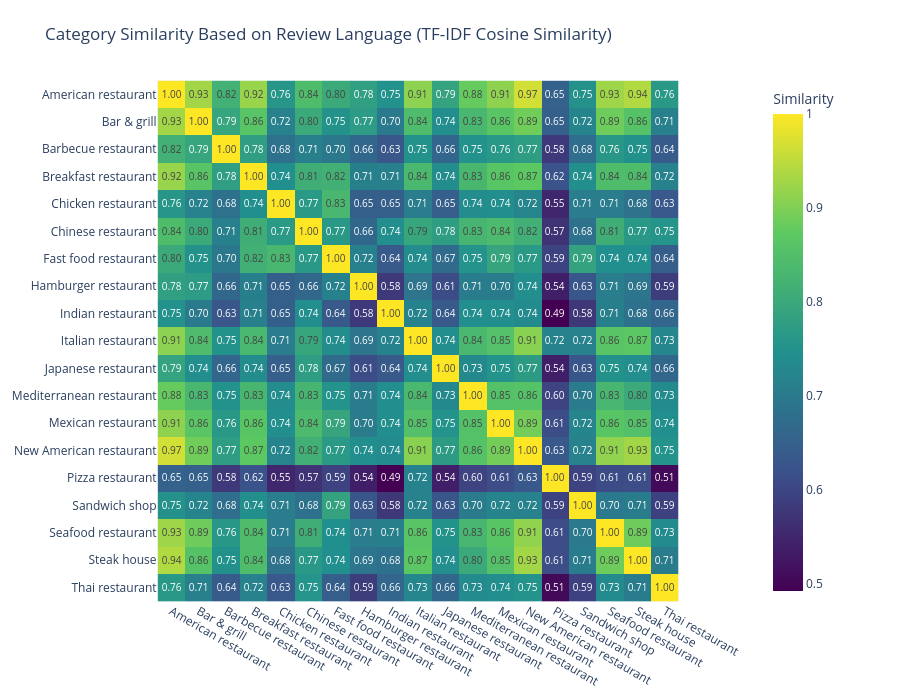

The notebook cell saved with this chart:
### Code cell
category_reviews_cleaned1 = dataset.groupby("categoryName")["without_stopwords_cleaned_review_body"].apply(lambda x: " ".join(x)).reset_index()
tfidf_matrix1 = vectorizer.fit_transform(category_reviews_cleaned1["without_stopwords_cleaned_review_body"])

similarity_matrix_cleaned1 = cosine_similarity(tfidf_matrix1)

similarity_df_cleaned1 = pd.DataFrame(
    similarity_matrix_cleaned1,
    index=category_reviews_cleaned1["categoryName"],
    columns=category_reviews_cleaned1["categoryName"])

heatmap_chart(similarity_df_cleaned1,
              title="Category Similarity Based on Review Language (TF-IDF Cosine Similarity)",)

### Figure 1 — Plotly figure (JSON) as saved in the notebook; plotly's stock layout.template omitted (floating-point values rounded to 4 significant figures; data arrays with more than 128 entries replaced by an {"elided": "..."} marker saying what was removed)
{"data": [{"coloraxis": "coloraxis", "hovertemplate": "x: %{x}<br>y: %{y}<br>Similarity: %{z}<extra></extra>", "name": "0", "texttemplate": "%{z:.2f}", "type": "heatmap", "x": ["American restaurant", "Bar & grill", "Barbecue restaurant", "Breakfast restaurant", "Chicken restaurant", "Chinese restaurant", "Fast food restaurant", "Hamburger restaurant", "Indian restaurant", "Italian restaurant", "Japanese restaurant", "Mediterranean restaurant", "Mexican restaurant", "New American restaurant", "Pizza restaurant", "Sandwich shop", "Seafood restaurant", "Steak house", "Thai restaurant"], "xaxis": "x", "y": ["American restaurant", "Bar & grill", "Barbecue restaurant", "Breakfast restaurant", "Chicken restaurant", "Chinese restaurant", "Fast food restaurant", "Hamburger restaurant", "Indian restaurant", "Italian restaurant", "Japanese restaurant", "Mediterranean restaurant", "Mexican restaurant", "New American restaurant", "Pizza restaurant", "Sandwich shop", "Seafood restaurant", "Steak house", "Thai restaurant"], "yaxis": "y", "z": {"elided": "19x19 float values"}}], "layout": {"coloraxis": {"colorbar": {"title": {"text": "Similarity"}}, "colorscale": [[0, "#440154"], [0.25, "#3b528b"], [0.5, "#21908d"], [0.75, "#5dc962"], [1, "#fde725"]], "showscale": true}, "height": 700, "margin": {"b": 60, "l": 80, "r": 150, "t": 80}, "title": {"text": "Category Similarity Based on Review Language (TF-IDF Cosine Similarity)"}, "width": 900, "xaxis": {"anchor": "y", "constrain": "domain", "domain": [0, 1], "scaleanchor": "y"}, "yaxis": {"anchor": "x", "autorange": "reversed", "constrain": "domain", "domain": [0, 1]}}}
